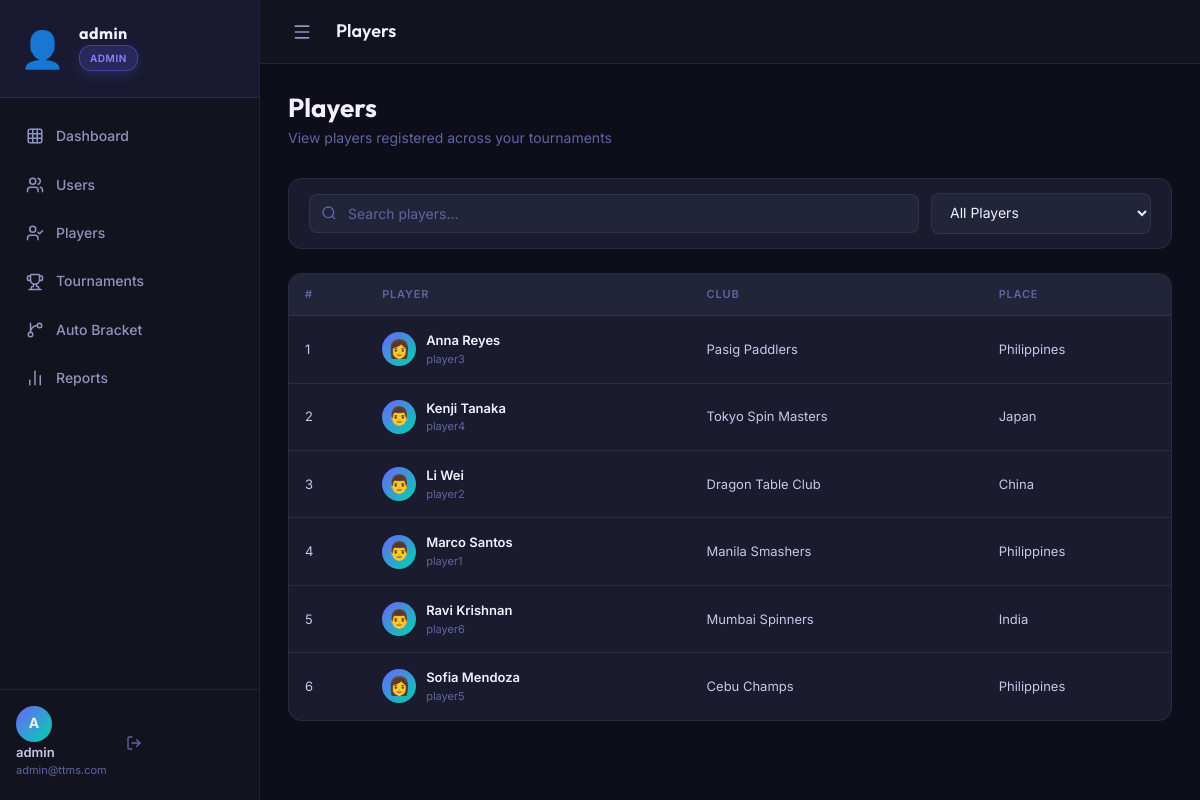
The page /organizer/players.php (signed in) on the database as committed earlier.
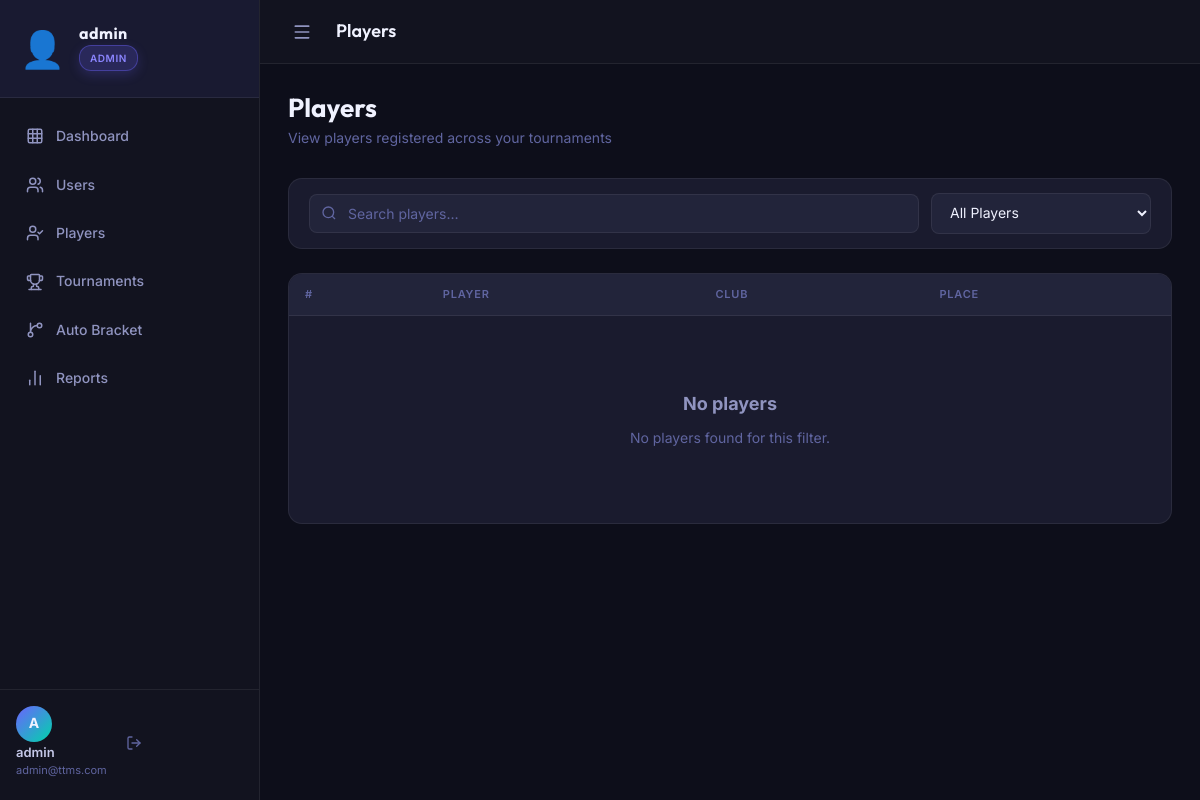
The same page on the database as committed later.
### tables this page shows
CREATE TABLE IF NOT EXISTS players (
    id              INT AUTO_INCREMENT PRIMARY KEY,
    user_id         INT          NOT NULL,
    first_name      VARCHAR(50)  NOT NULL,
    last_name       VARCHAR(50)  NOT NULL,
    date_of_birth   DATE,
    gender          ENUM('male','female','other') DEFAULT 'male',
    club            VARCHAR(100),
    nationality     VARCHAR(60),  
    profile_image   VARCHAR(255) DEFAULT 'default_avatar.png',
    points          INT          NOT NULL DEFAULT 0,
    wins            INT          NOT NULL DEFAULT 0,
    losses          INT          NOT NULL DEFAULT 0,
    created_at      TIMESTAMP    DEFAULT CURRENT_TIMESTAMP,
    updated_at      TIMESTAMP    DEFAULT CURRENT_TIMESTAMP ON UPDATE CURRENT_TIMESTAMP,
    FOREIGN KEY (user_id) REFERENCES users(id) ON DELETE CASCADE
);

CREATE TABLE IF NOT EXISTS users (
    id                  INT AUTO_INCREMENT PRIMARY KEY,
    username            VARCHAR(50)  NOT NULL UNIQUE,
    password            VARCHAR(255) NOT NULL,
    email               VARCHAR(100) NOT NULL UNIQUE,
    role                ENUM('admin','organizer','player') NOT NULL DEFAULT 'player',
    is_active           TINYINT(1)   NOT NULL DEFAULT 1,
    auth_method         ENUM('local','google') DEFAULT 'local',
    is_verified         TINYINT(1)   DEFAULT 1,
    verification_token  VARCHAR(255) NULL,
    token_expires       DATETIME     NULL,
    created_at          TIMESTAMP    DEFAULT CURRENT_TIMESTAMP,
    updated_at          TIMESTAMP    DEFAULT CURRENT_TIMESTAMP ON UPDATE CURRENT_TIMESTAMP
);

### includes/auth.php (called while the page is built, shortened)
<?php
require_once __DIR__ . '/../config/database.php';
function isLoggedIn(): bool {
    return isset($_SESSION['user_id']) && !empty($_SESSION['user_id']);
}
function getCurrentUser(): ?array {
    return [
        'id'       => $_SESSION['user_id'],
        'username' => $_SESSION['username'],
        'role'     => $_SESSION['role'],
        'email'    => $_SESSION['email'],
    ];
}
function e($val) {
    return htmlspecialchars((string)$val, ENT_QUOTES | ENT_HTML5, 'UTF-8');
}

### config/database.php (called while the page is built, shortened)
<?php
class Database {
    private static ?PDO $instance = null;
    public static function getConnection(): PDO {
        if (self::$instance === null) {
            $dsn = "mysql:host=" . DB_HOST . ";dbname=" . DB_NAME . ";charset=" . DB_CHARSET;
            $options = [
                PDO::ATTR_ERRMODE            => PDO::ERRMODE_EXCEPTION,
                PDO::ATTR_DEFAULT_FETCH_MODE => PDO::FETCH_ASSOC,
                PDO::ATTR_EMULATE_PREPARES   => false,
            ];
            try {
                self::$instance = new PDO($dsn, DB_USER, DB_PASS, $options);
            } catch (PDOException $e) {
                die(json_encode(['error' => 'Database connection failed: ' . $e->getMessage()]));
            }
        }
        return self::$instance;
    }
}
function db(): PDO {
    return Database::getConnection();
}

### modules/players/player_functions.php (called while the page is built, shortened)
<?php
require_once __DIR__ . '/../../config/database.php';
function getAllPlayers(string $search = ''): array {
    $sql = "SELECT p.*, u.username, u.email, u.is_active
            FROM players p
            JOIN users u ON p.user_id = u.id
            WHERE 1=1";
    $params = [];
    $sql .= " ORDER BY p.first_name ASC, p.last_name ASC";
    $stmt = db()->prepare($sql);
    $stmt->execute($params);
    return $stmt->fetchAll();
}
function getPlayerGenderAvatar(?string $gender, bool $isGuest = false): string {
    $gender = strtolower($gender ?? '');
    if ($gender === 'male') {
        return '👨';
    }
    if ($gender === 'female') {
        return '👩';
    }
    return '👤';
}

### organizer/players.php (the view, shortened to what the changed rows need)
<?php
require_once __DIR__ . '/../includes/auth.php';
require_once __DIR__ . '/../modules/players/player_functions.php';
$tidFilter  = (int)($_GET['tournament_id'] ?? 0);
if ($tidFilter) {
    $players = getTournamentPlayers($tidFilter);
    foreach ($players as &$p) {
        $p['is_guest'] = false;
    }
    unset($p);
    $guests = getTournamentGuests($tidFilter);
    foreach ($guests as $g) {
        $regName = trim(($g['reg_first'] ?? '') . ' ' . ($g['reg_last'] ?? ''));
        $players[] = [
            'id' => 0,
            'first_name' => $g['first_name'],
            'last_name' => $g['last_name'],
            'club' => $g['club'] ?? '',
            'nationality' => $g['nationality'] ?? '',
            'wins' => 0,
            'losses' => 0,
            'is_guest' => true,
            'registered_by_name' => $regName ?: 'Organizer/Admin',
        ];
    }
} else {
    $players = getAllPlayers();
}
require_once __DIR__ . '/../includes/header.php';
?>
<div class="page-header">
    <div class="page-heading">
        <h1>Players</h1>
    </div>
</div>
<div class="card">
    <div class="card-body" style="padding:0">
        <div class="table-responsive">
            <table class="data-table" id="orgPlayersTable">
                <thead>
                    <tr><th>#</th><th>Player</th><th>Club</th><th>Place</th></tr>
                </thead>
                <tbody>
                <?php if (empty($players)): ?>
                    <tr><td colspan="4"><div class="empty-state"><h3>No players</h3><p>No players found for this filter.</p></div></td></tr>
                <?php else: ?>
                <?php foreach ($players as $i => $p):
                    $isGuest = $p['is_guest'] ?? false;
                ?>
                <tr>
                    <td class="text-muted text-sm"><?= $i+1 ?></td>
                    <td>
                        <div class="player-cell">
                            <div class="p-avatar" style="font-size: 18px; <?= $isGuest ? 'background: linear-gradient(135deg, var(--primary), var(--accent)); border: 1px dashed var(--border);' : '' ?>"><?= getPlayerGenderAvatar($p['gender'] ?? null, $isGuest) ?></div>
                            <div>
                                <div class="p-name">
                                    <?= e($p['first_name'].' '.$p['last_name']) ?>
                                </div>
                                <div class="p-club">
                                    <?php if ($isGuest && !empty($p['registered_by_name'])): ?>
                                        Registered by <?= e($p['registered_by_name']) ?>
                                    <?php elseif (isset($p['username'])): ?>
                                        <?= e($p['username']) ?>
                                    <?php endif; ?>
                                </div>
                            </div>
                        </div>
                    </td>
                    <td class="text-sm"><?= e($p['club'] ?: '—') ?></td>
                    <td class="text-sm"><?= e($p['nationality'] ?: '—') ?></td>
                </tr>
                <?php endforeach; ?>
                <?php endif; ?>
                </tbody>
            </table>
        </div>
    </div>
</div>
<?php require_once __DIR__ . '/../includes/footer.php'; ?>

### includes/header.php (shortened to what the changed rows need)
<?php
require_once __DIR__ . '/auth.php';
$user  = getCurrentUser();
$role  = $user['role'] ?? '';
$navLinks = [];
if ($role === 'admin') {
    $navLinks = [
        ['href' => '/TournamentHQ/admin/index.php',                'icon' => 'grid',        'label' => 'Dashboard'],
        ['href' => '/TournamentHQ/admin/manage_users.php',         'icon' => 'users',       'label' => 'Users'],
        ['href' => '/TournamentHQ/admin/manage_players.php',       'icon' => 'user-check',  'label' => 'Players'],
        ['href' => '/TournamentHQ/admin/manage_tournaments.php',   'icon' => 'trophy',      'label' => 'Tournaments'],
        ['href' => '/TournamentHQ/admin/bracket_generator.php',   'icon' => 'git-branch',  'label' => 'Auto Bracket'],
        ['href' => '/TournamentHQ/admin/reports.php',              'icon' => 'bar-chart-2', 'label' => 'Reports'],
    ];
}
$currentPage = basename($_SERVER['PHP_SELF']);
?>
<!DOCTYPE html>
<html lang="en">
<head>
    <link rel="stylesheet" href="https://unpkg.com/lucide-static@latest/font/lucide.css">
    <link rel="stylesheet" href="/TournamentHQ/assets/css/style.css">
</head>
<body>
<?php if ($user): ?>
<aside class="sidebar" id="sidebar">
    <nav class="sidebar-nav">
        <?php foreach ($navLinks as $link):
            $isActive = (basename($link['href']) === $currentPage) ? 'active' : '';
        ?>
        <a href="<?= e($link['href']) ?>" class="nav-link <?= $isActive ?>">
            <i data-lucide="<?= e($link['icon']) ?>"></i>
            <span><?= e($link['label']) ?></span>
        </a>
        <?php endforeach; ?>
    </nav>
</aside>
<div class="main-wrapper">
    <main class="page-content">
<?php endif; ?>

Rows that differ between the two databases and show on the page:
removed players: gender "👩", first_name+last_name "Anna Reyes", user.username "player3", club "Pasig Paddlers", nationality "Philippines"
removed players: gender "👨", first_name+last_name "Kenji Tanaka", user.username "player4", club "Tokyo Spin Masters", nationality "Japan"
removed players: gender "👨", first_name+last_name "Li Wei", user.username "player2", club "Dragon Table Club", nationality "China"
removed players: gender "👨", first_name+last_name "Marco Santos", user.username "player1", club "Manila Smashers", nationality "Philippines"
removed players: gender "👨", first_name+last_name "Ravi Krishnan", user.username "player6", club "Mumbai Spinners", nationality "India"
removed players: gender "👩", first_name+last_name "Sofia Mendoza", user.username "player5", club "Cebu Champs", nationality "Philippines"
Other text that changed with them:
text now shown: "No players No players found for this filter."
